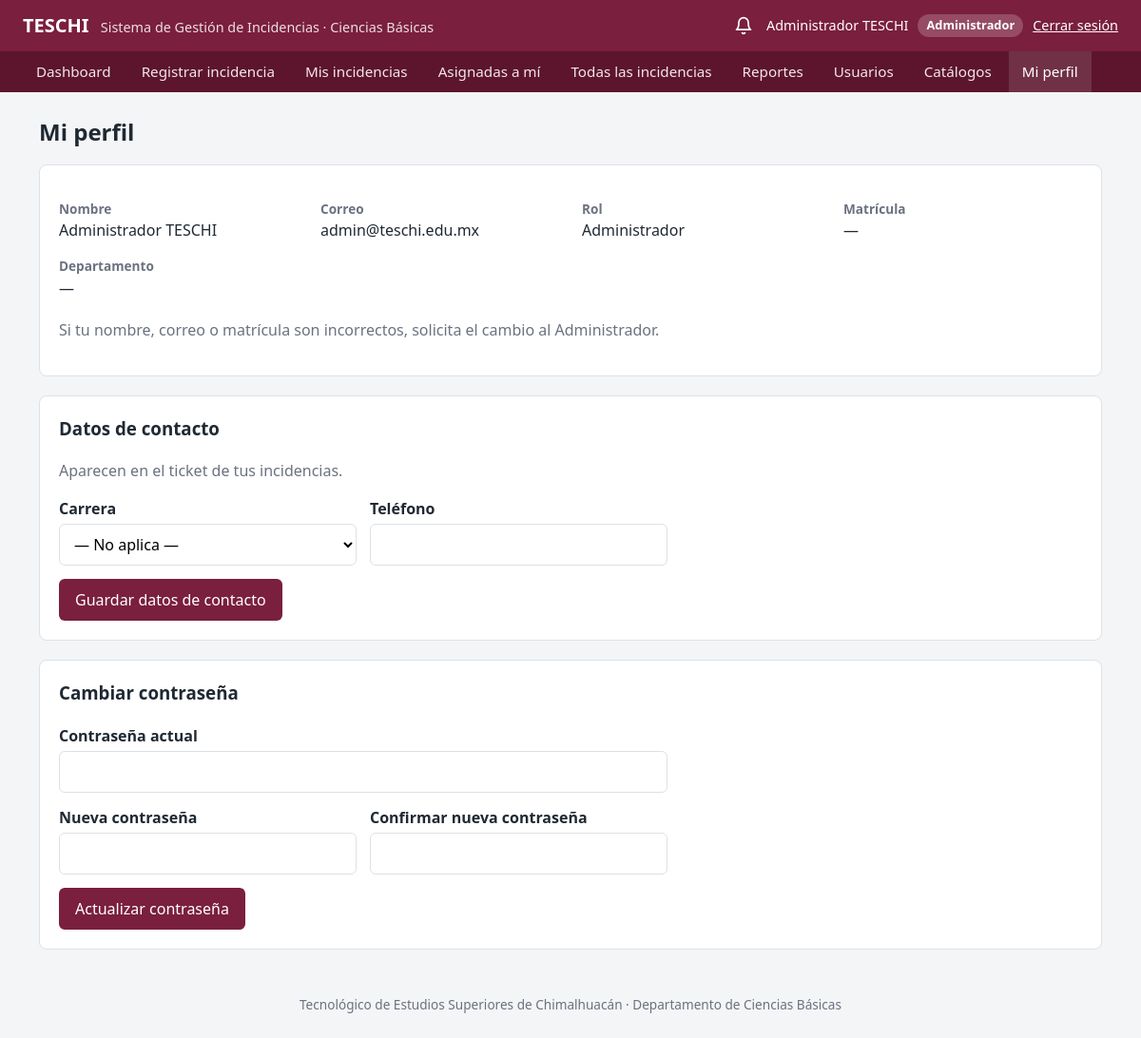
Page /public/perfil.php (signed in) on the committed database.
### tables this page shows
CREATE TABLE `usuarios` (
  `id` int(11) NOT NULL,
  `matricula` varchar(30) DEFAULT NULL,
  `nombre` varchar(100) NOT NULL,
  `apellido_paterno` varchar(100) DEFAULT NULL,
  `apellido_materno` varchar(100) DEFAULT NULL,
  `correo` varchar(150) NOT NULL,
  `password` varchar(255) NOT NULL,
  `rol_id` int(11) NOT NULL,
  `departamento` varchar(150) DEFAULT NULL,
  `telefono` varchar(20) DEFAULT NULL,
  `activo` tinyint(1) DEFAULT 1,
  `fecha_registro` timestamp NOT NULL DEFAULT current_timestamp()
);

CREATE TABLE `roles` (
  `id` int(11) NOT NULL,
  `nombre` varchar(50) NOT NULL,
  `descripcion` varchar(255) DEFAULT NULL,
  `activo` tinyint(1) DEFAULT 1
);

### app/models/Usuario.php (called while the page is built, shortened)
<?php
class Usuario
{
    private $conn;
    public function __construct($db)
    {
        $this->conn = $db;
    }
    public function buscarPorId($id)
    {
        $sql = "
            SELECT
                u.*,
                r.nombre AS rol
            FROM usuarios u
            INNER JOIN roles r
                ON u.rol_id = r.id
            WHERE u.id = ?
            LIMIT 1
        ";
        $stmt = $this->conn->prepare($sql);
        $stmt->execute([$id]);
        return $stmt->fetch(PDO::FETCH_ASSOC);
    }
}

### app/helpers/auth.php (called while the page is built, shortened)
<?php
function e($valor)
{
    return htmlspecialchars((string) ($valor ?? ""), ENT_QUOTES, "UTF-8");
}

### app/config/institucion.php (called while the page is built)
<?php
return [
    "nombre" => "TECNOLÓGICO DE ESTUDIOS SUPERIORES DE CHIMALHUACÁN",
    "direccion" => "C. ÓPALO 18, STA. MARÍA NATIVITAS, 56335",
    "ciudad" => "CHIMALHUACÁN, MÉX.",
    "departamento" => "Departamento de Ciencias Básicas",
    "logos" => [
        __DIR__ . "/../../public/img/logo.png",
        __DIR__ . "/../../public/img/logo.jpg",
    ],
    "carreras" => [
        "Ingeniería en Animación Digital y Efectos Visuales",
        "Ingeniería en Sistemas Computacionales",
        "Ingeniería Industrial",
        "Ingeniería Mecatrónica",
        "Ingeniería Química",
        "Licenciatura en Administración",
        "Licenciatura en Gastronomía",
        "Posgrado en Administración",
    ],
    "leyenda_garantia" => "CONSERVE ESTE TICKET PARA GARANTÍA",
    "leyenda_aclaracion" => "Cualquier aclaración o rectificación, acercarse al Departamento de Ciencias Básicas.",
    "firma_departamento" => "Firma del Depto. Ciencias Básicas",
    "firma_atendido" => "Nombre y firma de la persona atendida",
    "despedida" => "GRACIAS POR SU VISITA",
];

### public/perfil.php (the view, shortened to what this page needs)
<?php
require_once "../app/helpers/auth.php";
require_once "../app/models/Usuario.php";
require_once "../app/helpers/carreras.php";
$database = new Database();
$conn = $database->conectar();
$usuarioModel = new Usuario($conn);
$usuario = $usuarioModel->buscarPorId($_SESSION["usuario_id"]);
require_once "../app/views/layouts/header.php";
?>
<div class="encabezado-pagina">
    <h1>Mi perfil</h1>
</div>
<section class="tarjeta">
    <dl class="detalle-grid">
        <div>
            <dt>Nombre</dt>
            <dd>
                <?= e(trim(
                    $usuario["nombre"] . " " .
                    $usuario["apellido_paterno"] . " " .
                    $usuario["apellido_materno"]
                )) ?>
            </dd>
        </div>
        <div>
            <dt>Correo</dt>
            <dd><?= e($usuario["correo"]) ?></dd>
        </div>
        <div>
            <dt>Rol</dt>
            <dd><?= e($usuario["rol"]) ?></dd>
        </div>
        <div>
            <dt>Matrícula</dt>
            <dd><?= e($usuario["matricula"] ?: "—") ?></dd>
        </div>
        <div>
            <dt>Departamento</dt>
            <dd><?= e($usuario["departamento"] ?: "—") ?></dd>
        </div>
    </dl>
    <p class="texto-suave">Si tu nombre, correo o matrícula son incorrectos, solicita el cambio al Administrador.</p>
</section>
<section class="tarjeta">
    <h3>Datos de contacto</h3>
    <p class="texto-suave">Aparecen en el ticket de tus incidencias.</p>
    <form method="POST" class="formulario">
        <div class="formulario-2col">
            <div>
                <label for="carrera">Carrera</label>
                <?= campoCarrera($usuario["carrera"]) ?>
            </div>
            <div>
                <label for="telefono">Teléfono</label>
                <input type="tel" id="telefono" name="telefono" maxlength="20" value="<?= e($usuario["telefono"]) ?>">
            </div>
        </div>
        <div class="acciones">
            <button type="submit" class="btn btn-primary">Guardar datos de contacto</button>
        </div>
    </form>
</section>
<section class="tarjeta">
    <h3>Cambiar contraseña</h3>
    <form method="POST" class="formulario">
        <div>
            <label for="password_actual">Contraseña actual</label>
            <input type="password" id="password_actual" name="password_actual" autocomplete="current-password" required>
        </div>
        <div class="formulario-2col">
            <div>
                <label for="password_nueva">Nueva contraseña</label>
                <input type="password" id="password_nueva" name="password_nueva" minlength="8" autocomplete="new-password" required>
            </div>
            <div>
                <label for="password_confirmar">Confirmar nueva contraseña</label>
                <input type="password" id="password_confirmar" name="password_confirmar" minlength="8" autocomplete="new-password" required>
            </div>
        </div>
        <div class="acciones">
            <button type="submit" class="btn btn-primary">Actualizar contraseña</button>
        </div>
    </form>
</section>
<?php require_once "../app/views/layouts/footer.php"; ?>

### public/css/style.css (style rules this page uses)
:root { --color-primario: #7a1f3d; --color-primario-oscuro: #5c152d; --color-fondo: #f4f5f7; --color-tarjeta: #ffffff; --color-texto: #1f2933; --color-suave: #6b7280; --color-borde: #dde1e6; --color-exito: #1e7b4d; --color-error: #b42318; --radio: 8px; }
* { box-sizing: border-box; }
body { margin: 0; font-family: "Segoe UI", Roboto, Arial, sans-serif; background: var(--color-fondo); color: var(--color-texto); line-height: 1.5; }
.tarjeta { background: var(--color-tarjeta); border: 1px solid var(--color-borde); border-radius: var(--radio); padding: 20px; margin-bottom: 20px; }
.tarjeta h2, .tarjeta h3 { margin-top: 0; }
.encabezado-pagina { display: flex; flex-wrap: wrap; justify-content: space-between; align-items: center; gap: 12px; margin-bottom: 16px; }
.encabezado-pagina h1 { margin: 0; font-size: 1.5rem; }
.texto-suave { color: var(--color-suave); }
.detalle-grid { display: grid; grid-template-columns: repeat(auto-fit, minmax(220px, 1fr)); gap: 12px 24px; }
.detalle-grid dt { font-weight: 600; color: var(--color-suave); font-size: 0.85rem; }
.detalle-grid dd { margin: 0 0 4px; }
.formulario { display: grid; gap: 14px; max-width: 640px; }
.formulario-2col { display: grid; grid-template-columns: repeat(auto-fit, minmax(240px, 1fr)); gap: 14px; }
label { display: block; font-weight: 600; margin-bottom: 4px; }
input[type="text"], input[type="email"], input[type="password"], input[type="tel"], input[type="search"], input[type="date"], input[type="number"], select, textarea { width: 100%; padding: 9px 11px; border: 1px solid var(--color-borde); border-radius: 6px; font: inherit; background: #fff; }
.btn { display: inline-block; padding: 9px 16px; border: 1px solid transparent; border-radius: 6px; font: inherit; cursor: pointer; text-decoration: none; text-align: center; }
.btn-primary { background: var(--color-primario); color: #fff; }
.acciones { display: flex; flex-wrap: wrap; gap: 8px; }

### rows in the picture
usuarios: nombre+apellido_paterno+apellido_materno "Administrador TESCHI", correo "admin@teschi.edu.mx", rol.nombre "Administrador", matricula "—", departamento "—"

### other values in the picture
$_SESSION["nombre"] . " " . ($_SESSION["apellido_paterno"] ?? "") "Administrador TESCHI"
$_SESSION["rol"] "Administrador"
$texto "Dashboard"
$texto "Registrar incidencia"
$texto "Mis incidencias"
$texto "Asignadas a mí"
$texto "Todas las incidencias"
$texto "Reportes"
$texto "Usuarios"
$texto "Catálogos"
$texto "Mi perfil"
